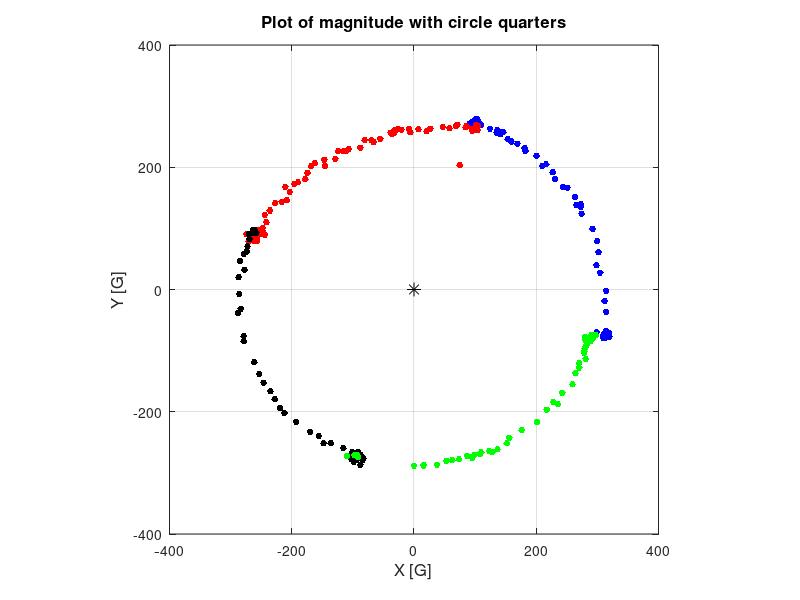

Reproduce this figure in MATLAB.
clear all;
clc;
clear home;
close all;

data1 = csvread('quarter1.csv');
data2 = csvread('quarter2.csv');
data3 = csvread('quarter3.csv');
data4 = csvread('quarter4.csv');


figure = plot(data1(:,1),data1(:,2),'.','markerSize',15);
set(figure,'color','b');
hold on;
figure2 = plot(data2(:,1),data2(:,2),'.','markerSize',15);
set(figure2,'color','r');
figure3 = plot(data3(:,1),data3(:,2),'.','markerSize',15);
set(figure3,'color','k');
figure4 = plot(data4(:,1),data4(:,2),'.','markerSize',15);
set(figure4,'color','g');
%hold;
figure0 = plot(0,0,'o','markeredgecolor','k','marker','*','markerSize',10);
set(figure0,'color','k');

axis equal


grid on
xlim ([-400 400]);
ylim ([-400 400]);
zlim ([-800 800]);

%Creating legend containing equation for lsline (%0.4f = 4 decimals)
%legend('Data', sprintf( 'y = %0.4fx + %0.4f', a, b ), 'Location', 'northwest' )

%Title and axis labels added
title('Plot of magnitude with circle quarters','fontsize',12)
xlabel('X [G]','fontsize',12)
ylabel('Y [G]','fontsize',12)
zlabel('Z [G]','fontsize',12)

grid on
%set(gca,'GridLineStyle',':', 'GridColor', 'k', 'GridAlpha', .6)
